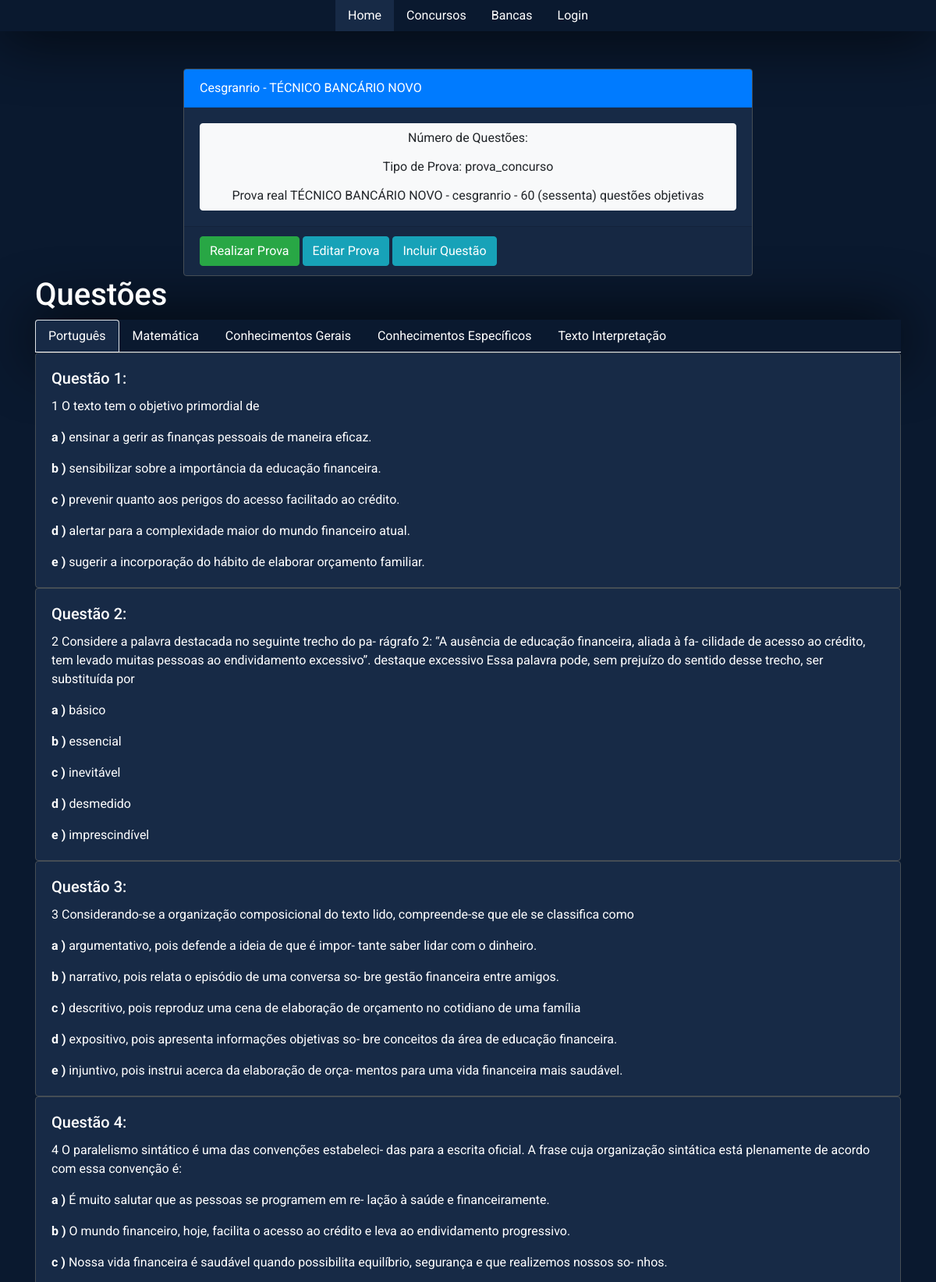
The page /exames/ver/7 (upper part) on the database its author committed.
### model.py (models this page shows)
class Exam(SQLModel, table=True):
	id: Optional[int] = Field(default=None, primary_key=True)
	name: str
	year: str
	description: str
	types:str #para indicar se é a prova do concurso ou uma prova montada
	contest_id: int = Field(foreign_key='contest.id')
	questions:List['Question_exam']=Relationship()

class Question(SQLModel, table=True):
	id: Optional[int] = Field(default=None, primary_key=True)
	text: str
	associate: Optional[int]
	types:str
	tag: Optional[str]
	alternatives:List['Alternative']=Relationship()

class Alternative(SQLModel, table=True):
    id: Optional[int] = Field(default=None, primary_key=True)
    alternative:str
    text:str
    question_id: int = Field(foreign_key='question.id')

### exam.py (the view)
@exam.route('/ver/<id>', methods = ['GET','POST'])
def view(id):
	exam = model.get_exam_by_id(id)
	questions = model.get_questions_by_id_exam(id)
	return render_template('exam/view.html' , exam=exam , questions = questions)

### model.py (called while the page is built)
def get_questions_by_id_exam(id):
	with Session(engine) as session:
		query = select(Question).join(Question_exam)
		query = query.where( Question_exam.exam_id == id )
		data = session.exec(query).all()
		questions =[x.alternatives for x in data ]
		return questions , data

def get_exam_by_id(id):
	with Session(engine) as session:
		exam = session.get(Exam, id)
		return exam

### templates/exam/view.html (shortened to what this page needs)
{% extends "base.html" %}
{% block styles %}
    {{ bootstrap.load_css() }}
    <link rel="stylesheet"
                  href="{{url_for('static', filename='index.css')}}">
{% endblock %}
{% block content %}
<div class="container mt-5">
    <div class="row justify-content-center">
        <div class="col-md-8">
            <div class="card">
                <div class="card-header bg-primary text-white">
                    {{exam.name}}
                </div>
                <div class="card-body">
                    <div class="btn-group-vertical w-100">
                        <button type="button" class="btn btn-light">Número
                        de Questões: {{exam.count}}</button>
                        <button type="button" class="btn btn-light">Tipo de Prova: {{exam.types}}</button>
                        <button type="button" class="btn btn-light">{{exam.description}}</button>
                    </div>
                </div>
                <div class="card-footer">
                    <a href="{{ url_for('exam.releaze', id=exam.id) }}" class="btn btn-success">Realizar Prova</a>
                    <a href="{{ url_for('exam.edit', id=exam.id) }}" class="btn btn-info">Editar Prova</a>
                    <a href="{{ url_for('question.create', id=exam.id) }}" class="btn btn-info">Incluir Questão</a>
                </div>
            </div>
        </div>
    </div>
</div>
  <div class="container">
    <h1>Questões</h1>
    <ul class="nav nav-tabs" id="myTab" role="tablist">
      <li class="nav-item">
        <a class="nav-link active" id="portugues-tab" data-toggle="tab" href="#portugues" role="tab" aria-controls="portugues" aria-selected="true">Português</a>
      </li>
      <li class="nav-item">
        <a class="nav-link" id="matematica-tab" data-toggle="tab" href="#matematica" role="tab" aria-controls="matematica" aria-selected="false">Matemática</a>
      </li>
      <li class="nav-item">
        <a class="nav-link" id="gerais-tab" data-toggle="tab" href="#gerais" role="tab" aria-controls="gerais" aria-selected="false">Conhecimentos Gerais</a>
      </li>
      <li class="nav-item">
        <a class="nav-link" id="especificos-tab" data-toggle="tab" href="#especificos" role="tab" aria-controls="especificos" aria-selected="false">Conhecimentos Específicos</a>
      </li>
      <li class="nav-item">
        <a class="nav-link" id="texto-tab" data-toggle="tab" href="#texto" role="tab" aria-controls="texto" aria-selected="false">Texto Interpretação</a>
      </li>
    </ul>
<div class="tab-content" id="myTabContent">
    <div class="tab-pane fade show active" id="portugues" role="tabpanel" aria-labelledby="portugues-tab">
        <div class="category">
            {%if questions[1]: %}
                {%for x in questions[1]:%}
                    {%if x.tag == 'portugues':%}
                        <div class="card">
                            <div class="card-body">
                                <h5 class="card-title">Questão {{x.id}}:</h5>
                                <p class="card-text"> {{x.text}}</p>
                                {%for x2 in questions[0]:%}
                                    {%for x3 in x2:%}
                                        {%if x3.question_id ==x.id: %}
                                            <p class="card-text">
                                                <strong>{{x3.alternative}} )</strong>
                                                {{x3.text}}
                                            </p>
                                        {%endif%}
                                    {%endfor%}
                                {%endfor%}
                            </div>
                        </div>
                    {%endif%}
                {%endfor%}
            {%else%}
                <div class="card">
                    <div class="card-body">
                        <h5 class="card-title">Não existe</h5>
                    </div>
                </div>
            {%endif%}
        </div>
    </div>
</div>
</div>
{% endblock %}

### templates/base.html (style rules this page uses)
body { font-family: 'Roboto', sans-serif; background-color: #0a192f; color: #ffffff }
.nav-link.active { background-color: #172a46 !important; }
.card { background-color: #172a46 !important; border-color: #454d55 !important; color: #ffffff !important; }
.nav-link { color: #ffffff !important; }
.nav { box-shadow: 1px 1px 80px 1px #000; }

### rows shown on the page
Exam: name "Cesgranrio - TÉCNICO BANCÁRIO NOVO", types "prova_concurso", description "Prova real TÉCNICO BANCÁRIO NOVO - cesgranrio - 60 (sessenta) questões objetivas"
Question: id "1", text "1 O texto tem o objetivo primordial de"
Alternative: alternative "a", text "ensinar a gerir as finanças pessoais de maneira eficaz."
Alternative: alternative "b", text "sensibilizar sobre a importância da educação financeira."
Alternative: alternative "c", text "prevenir quanto aos perigos do acesso facilitado ao crédito."
Alternative: alternative "d", text "alertar para a complexidade maior do mundo financeiro atual."
Alternative: alternative "e", text "sugerir a incorporação do hábito de elaborar orçamento familiar."
Question: id "2", text "2 Considere a palavra destacada no seguinte trecho do pa- rágrafo 2: “A ausência de educação financeira, aliada à fa- cilidade de acesso ao crédito, tem levado muitas pessoas ao endividamento excessivo”. destaque excessivo Essa palavra pode, sem prejuízo do sentido desse trecho, ser substituída por"
Alternative: alternative "a", text "básico"
Alternative: alternative "b", text "essencial"
Alternative: alternative "c", text "inevitável"
Alternative: alternative "d", text "desmedido"
Alternative: alternative "e", text "imprescindível"
Question: id "3", text "3 Considerando-se a organização composicional do texto lido, compreende-se que ele se classifica como"
Alternative: alternative "a", text "argumentativo, pois defende a ideia de que é impor- tante saber lidar com o dinheiro."
Alternative: alternative "b", text "narrativo, pois relata o episódio de uma conversa so- bre gestão financeira entre amigos."
Alternative: alternative "c", text "descritivo, pois reproduz uma cena de elaboração de orçamento no cotidiano de uma família"
Alternative: alternative "d", text "expositivo, pois apresenta informações objetivas so- bre conceitos da área de educação financeira."
Alternative: alternative "e", text "injuntivo, pois instrui acerca da elaboração de orça- mentos para uma vida financeira mais saudável."
Question: id "4", text "4 O paralelismo sintático é uma das convenções estabeleci- das para a escrita oficial. A frase cuja organização sintática está plenamente de acordo com essa convenção é:"
Alternative: alternative "a", text "É muito salutar que as pessoas se programem em re- lação à saúde e financeiramente."
Alternative: alternative "b", text "O mundo financeiro, hoje, facilita o acesso ao crédito e leva ao endividamento progressivo."
Alternative: alternative "c", text "Nossa vida financeira é saudável quando possibilita equilíbrio, segurança e que realizemos nossos so- nhos."
